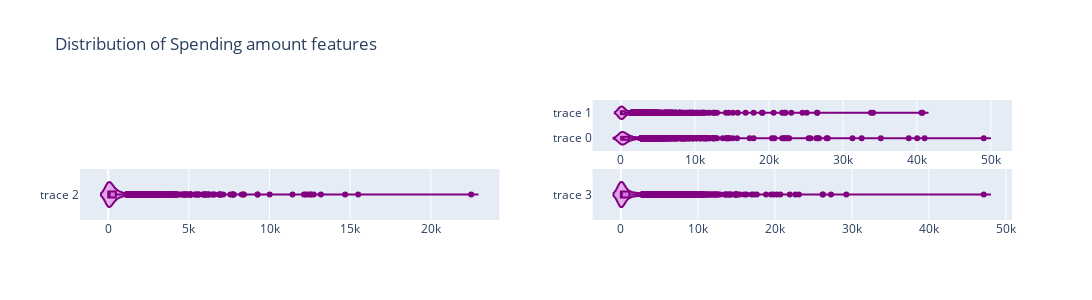

Notebook code cell kept with this figure:
### Code cell
fig = make_subplots(rows=2,cols=2)

fig.add_trace(go.Violin(x=df['PURCHASES'], showlegend=False, box_visible=True, line_color='purple', fillcolor='rgba(200, 0, 200, 0.3)'),
              row=1, col=2)

fig.add_trace(go.Violin(x=df['ONEOFF_PURCHASES'], showlegend=False, box_visible=True, line_color='purple', fillcolor='rgba(200, 0, 200, 0.3)'),
              row=1, col=2)

fig.add_trace(go.Violin(x=df['INSTALLMENTS_PURCHASES'], showlegend=False, box_visible=True, line_color='purple', fillcolor='rgba(200, 0, 200, 0.3)'),
              row=2, col=1)

fig.add_trace(go.Violin(x=df['CASH_ADVANCE'], showlegend=False, box_visible=True, line_color='purple', fillcolor='rgba(200, 0, 200, 0.3)'),
              row=2, col=2)

fig.update_layout(title_text='Distribution of Spending amount features', height=300, width=1200, showlegend=True,)  
fig.show()

### Figure 1 — Plotly figure (JSON) as saved in the notebook; plotly's stock layout.template omitted (floating-point values rounded to 4 significant figures; data arrays with more than 128 entries replaced by an {"elided": "..."} marker saying what was removed)
{"data": [{"box": {"visible": true}, "fillcolor": "rgba(200, 0, 200, 0.3)", "line": {"color": "purple"}, "showlegend": false, "type": "violin", "x": {"elided": "8949 float values"}, "xaxis": "x2", "yaxis": "y2"}, {"box": {"visible": true}, "fillcolor": "rgba(200, 0, 200, 0.3)", "line": {"color": "purple"}, "showlegend": false, "type": "violin", "x": {"elided": "8949 float values"}, "xaxis": "x2", "yaxis": "y2"}, {"box": {"visible": true}, "fillcolor": "rgba(200, 0, 200, 0.3)", "line": {"color": "purple"}, "showlegend": false, "type": "violin", "x": {"elided": "8949 float values"}, "xaxis": "x3", "yaxis": "y3"}, {"box": {"visible": true}, "fillcolor": "rgba(200, 0, 200, 0.3)", "line": {"color": "purple"}, "showlegend": false, "type": "violin", "x": {"elided": "8949 float values"}, "xaxis": "x4", "yaxis": "y4"}], "layout": {"height": 300, "showlegend": true, "title": {"text": "Distribution of Spending amount features"}, "width": 1200, "xaxis": {"anchor": "y", "domain": [0.0, 0.45]}, "xaxis2": {"anchor": "y2", "domain": [0.55, 1.0]}, "xaxis3": {"anchor": "y3", "domain": [0.0, 0.45]}, "xaxis4": {"anchor": "y4", "domain": [0.55, 1.0]}, "yaxis": {"anchor": "x", "domain": [0.575, 1.0]}, "yaxis2": {"anchor": "x2", "domain": [0.575, 1.0]}, "yaxis3": {"anchor": "x3", "domain": [0.0, 0.425]}, "yaxis4": {"anchor": "x4", "domain": [0.0, 0.425]}}}
